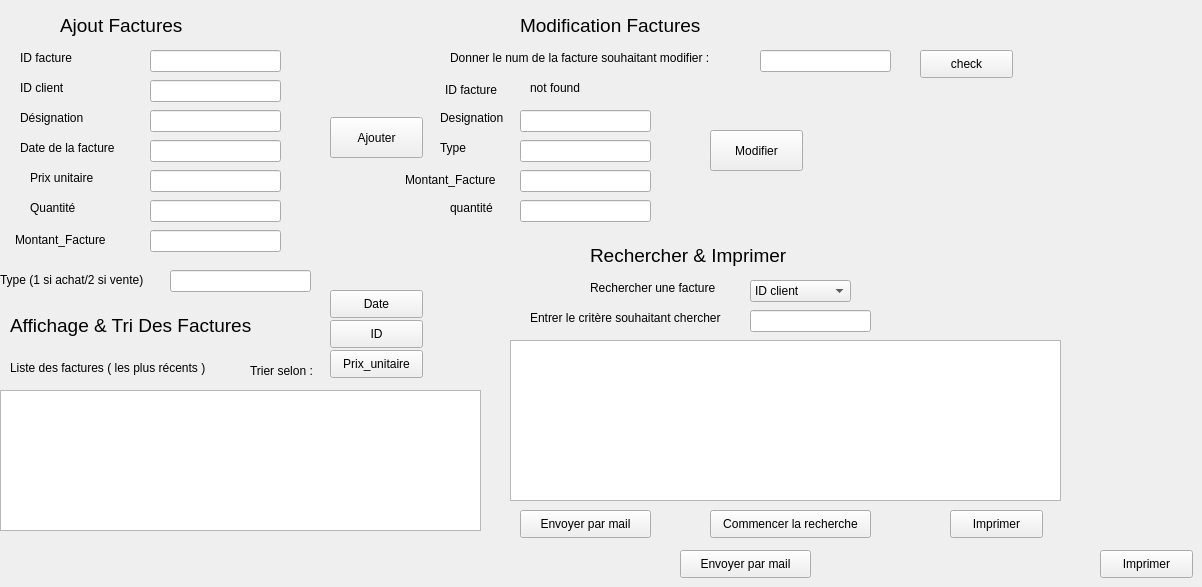
    <widget class="QWidget" name="tab_3">
     <attribute name="title">
      <string>Facture</string>
     </attribute>
     <widget class="QLabel" name="label_37">
      <property name="geometry">
       <rect>
        <x>20</x>
        <y>50</y>
        <width>61</width>
        <height>16</height>
       </rect>
      </property>
      <property name="text">
       <string>ID facture</string>
      </property>
     </widget>
     <widget class="QLineEdit" name="le_id_facture">
      <property name="geometry">
       <rect>
        <x>150</x>
        <y>50</y>
        <width>131</width>
        <height>22</height>
       </rect>
      </property>
     </widget>
     <widget class="QLabel" name="label_38">
      <property name="geometry">
       <rect>
        <x>20</x>
        <y>140</y>
        <width>111</width>
        <height>16</height>
       </rect>
      </property>
      <property name="text">
       <string>Date de la facture</string>
      </property>
     </widget>
     <widget class="QLineEdit" name="le_prix_uni">
      <property name="geometry">
       <rect>
        <x>150</x>
        <y>170</y>
        <width>131</width>
        <height>22</height>
       </rect>
      </property>
     </widget>
     <widget class="QLineEdit" name="le_type">
      <property name="geometry">
       <rect>
        <x>170</x>
        <y>270</y>
        <width>141</width>
        <height>22</height>
       </rect>
      </property>
     </widget>
     <widget class="QLineEdit" name="la_des">
      <property name="geometry">
       <rect>
        <x>150</x>
        <y>110</y>
        <width>131</width>
        <height>22</height>
       </rect>
      </property>
     </widget>
     <widget class="QLabel" name="label_39">
      <property name="geometry">
       <rect>
        <x>0</x>
        <y>270</y>
        <width>161</width>
        <height>20</height>
       </rect>
      </property>
      <property name="text">
       <string>Type (1 si achat/2 si vente)</string>
      </property>
     </widget>
     <widget class="QPushButton" name="bp_ajouter">
      <property name="geometry">
       <rect>
        <x>330</x>
        <y>117</y>
        <width>93</width>
        <height>41</height>
       </rect>
      </property>
      <property name="text">
       <string>Ajouter</string>
      </property>
     </widget>
     <widget class="QLabel" name="label_40">
      <property name="geometry">
       <rect>
        <x>20</x>
        <y>110</y>
        <width>71</width>
        <height>16</height>
       </rect>
      </property>
      <property name="text">
       <string>Désignation</string>
      </property>
     </widget>
     <widget class="QLineEdit" name="la_date">
      <property name="geometry">
       <rect>
        <x>150</x>
        <y>140</y>
        <width>131</width>
        <height>22</height>
       </rect>
      </property>
     </widget>
     <widget class="QLabel" name="label_41">
      <property name="geometry">
       <rect>
        <x>30</x>
        <y>170</y>
        <width>81</width>
        <height>16</height>
       </rect>
      </property>
      <property name="text">
       <string>Prix unitaire</string>
      </property>
     </widget>
     <widget class="QLineEdit" name="la_quantite">
      <property name="geometry">
       <rect>
        <x>150</x>
        <y>200</y>
        <width>131</width>
        <height>22</height>
       </rect>
      </property>
     </widget>
     <widget class="QLabel" name="label_42">
      <property name="geometry">
       <rect>
        <x>20</x>
        <y>80</y>
        <width>61</width>
        <height>16</height>
       </rect>
      </property>
      <property name="text">
       <string>ID client</string>
      </property>
     </widget>
     <widget class="QLineEdit" name="le_id_client">
      <property name="geometry">
       <rect>
        <x>150</x>
        <y>80</y>
        <width>131</width>
        <height>22</height>
       </rect>
      </property>
     </widget>
     <widget class="QLabel" name="label_43">
      <property name="geometry">
       <rect>
        <x>30</x>
        <y>200</y>
        <width>56</width>
        <height>16</height>
       </rect>
      </property>
      <property name="text">
       <string>Quantité</string>
      </property>
     </widget>
     <widget class="QLabel" name="label_44">
      <property name="geometry">
       <rect>
        <x>15</x>
        <y>230</y>
        <width>101</width>
        <height>20</height>
       </rect>
      </property>
      <property name="text">
       <string>Montant_Facture </string>
      </property>
     </widget>
     <widget class="QLineEdit" name="le_montant">
      <property name="geometry">
       <rect>
        <x>150</x>
        <y>230</y>
        <width>131</width>
        <height>22</height>
       </rect>
      </property>
      <property name="text">
       <string/>
      </property>
     </widget>
     <widget class="QLabel" name="label_45">
      <property name="geometry">
       <rect>
        <x>60</x>
        <y>10</y>
        <width>151</width>
        <height>31</height>
       </rect>
      </property>
      <property name="text">
       <string>&lt;html&gt;&lt;head/&gt;&lt;body&gt;&lt;p&gt;&lt;span style=&quot; font-size:14pt;&quot;&gt;Ajout Factures&lt;/span&gt;&lt;/p&gt;&lt;/body&gt;&lt;/html&gt;</string>
      </property>
     </widget>
     <widget class="QLabel" name="label_77">
      <property name="geometry">
       <rect>
        <x>405</x>
        <y>170</y>
        <width>101</width>
        <height>20</height>
       </rect>
      </property>
      <property name="text">
       <string>Montant_Facture </string>
      </property>
     </widget>
     <widget class="QLabel" name="label_73">
      <property name="geometry">
       <rect>
        <x>440</x>
        <y>140</y>
        <width>56</width>
        <height>16</height>
       </rect>
      </property>
      <property name="text">
       <string>Type</string>
      </property>
     </widget>
     <widget class="QLabel" name="label_74">
      <property name="geometry">
       <rect>
        <x>445</x>
        <y>80</y>
        <width>61</width>
        <height>20</height>
       </rect>
      </property>
      <property name="text">
       <string>ID facture</string>
      </property>
     </widget>
     <widget class="QLabel" name="label_72">
      <property name="geometry">
       <rect>
        <x>530</x>
        <y>80</y>
        <width>111</width>
        <height>16</height>
       </rect>
      </property>
      <property name="text">
       <string>not found</string>
      </property>
     </widget>
     <widget class="QPushButton" name="pushButton_4">
      <property name="geometry">
       <rect>
        <x>710</x>
        <y>130</y>
        <width>93</width>
        <height>41</height>
       </rect>
      </property>
      <property name="text">
       <string>Modifier</string>
      </property>
     </widget>
     <widget class="QLineEdit" name="le_quan_mod_2">
      <property name="geometry">
       <rect>
        <x>520</x>
        <y>200</y>
        <width>131</width>
        <height>22</height>
       </rect>
      </property>
     </widget>
     <widget class="QLineEdit" name="le_type_mod_2">
      <property name="geometry">
       <rect>
        <x>520</x>
        <y>140</y>
        <width>131</width>
        <height>22</height>
       </rect>
      </property>
     </widget>
     <widget class="QLabel" name="label_75">
      <property name="geometry">
       <rect>
        <x>450</x>
        <y>200</y>
        <width>56</width>
        <height>16</height>
       </rect>
      </property>
      <property name="text">
       <string>quantité</string>
      </property>
     </widget>
     <widget class="QLabel" name="label_71">
      <property name="geometry">
       <rect>
        <x>450</x>
        <y>50</y>
        <width>291</width>
        <height>16</height>
       </rect>
      </property>
      <property name="text">
       <string>Donner le num de la facture souhaitant modifier :</string>
      </property>
     </widget>
     <widget class="QLineEdit" name="le_mo_mod_2">
      <property name="geometry">
       <rect>
        <x>520</x>
        <y>170</y>
        <width>131</width>
        <height>22</height>
       </rect>
      </property>
     </widget>
     <widget class="QLineEdit" name="la_des_mod_2">
      <property name="geometry">
       <rect>
        <x>520</x>
        <y>110</y>
        <width>131</width>
        <height>22</height>
       </rect>
      </property>
     </widget>
     <widget class="QLineEdit" name="le_id_facture_mod_2">
      <property name="geometry">
       <rect>
        <x>760</x>
        <y>50</y>
        <width>131</width>
        <height>22</height>
       </rect>
      </property>
     </widget>
     <widget class="QLabel" name="label_76">
      <property name="geometry">
       <rect>
        <x>440</x>
        <y>110</y>
        <width>81</width>
        <height>16</height>
       </rect>
      </property>
      <property name="text">
       <string>Designation</string>
      </property>
     </widget>
     <widget class="QPushButton" name="pushButton_3">
      <property name="geometry">
       <rect>
        <x>920</x>
        <y>50</y>
        <width>93</width>
        <height>28</height>
       </rect>
      </property>
      <property name="text">
       <string>check</string>
      </property>
     </widget>
     <widget class="QLabel" name="label_78">
      <property name="geometry">
       <rect>
        <x>520</x>
        <y>10</y>
        <width>221</width>
        <height>31</height>
       </rect>
      </property>
      <property name="text">
       <string>&lt;html&gt;&lt;head/&gt;&lt;body&gt;&lt;p&gt;&lt;span style=&quot; font-size:14pt;&quot;&gt;Modification Factures&lt;/span&gt;&lt;/p&gt;&lt;/body&gt;&lt;/html&gt;</string>
      </property>
     </widget>
     <widget class="QPushButton" name="pb_tri_id_2">
      <property name="geometry">
       <rect>
        <x>330</x>
        <y>320</y>
        <width>93</width>
        <height>28</height>
       </rect>
      </property>
      <property name="text">
       <string>ID</string>
      </property>
     </widget>
     <widget class="QLabel" name="label_79">
      <property name="geometry">
       <rect>
        <x>250</x>
        <y>360</y>
        <width>91</width>
        <height>21</height>
       </rect>
      </property>
      <property name="text">
       <string>Trier selon :</string>
      </property>
     </widget>
     <widget class="QTableView" name="tab_facture_2">
      <property name="geometry">
       <rect>
        <x>0</x>
        <y>390</y>
        <width>481</width>
        <height>141</height>
       </rect>
      </property>
     </widget>
     <widget class="QLabel" name="label_80">
      <property name="geometry">
       <rect>
        <x>10</x>
        <y>360</y>
        <width>211</width>
        <height>16</height>
       </rect>
      </property>
      <property name="text">
       <string>Liste des factures ( les plus récents )</string>
      </property>
     </widget>
     <widget class="QPushButton" name="pb_Tri_date_2">
      <property name="geometry">
       <rect>
        <x>330</x>
        <y>290</y>
        <width>93</width>
        <height>28</height>
       </rect>
      </property>
      <property name="text">
       <string>Date</string>
      </property>
     </widget>
     <widget class="QPushButton" name="pb_tri_prix_2">
      <property name="geometry">
       <rect>
        <x>330</x>
        <y>350</y>
        <width>93</width>
        <height>28</height>
       </rect>
      </property>
      <property name="text">
       <string>Prix_unitaire</string>
      </property>
     </widget>
     <widget class="QLabel" name="label_81">
      <property name="geometry">
       <rect>
        <x>10</x>
        <y>310</y>
        <width>291</width>
        <height>31</height>
       </rect>
      </property>
      <property name="text">
       <string>&lt;html&gt;&lt;head/&gt;&lt;body&gt;&lt;p&gt;&lt;span style=&quot; font-size:14pt;&quot;&gt;Affichage &amp;amp; Tri Des Factures&lt;/span&gt;&lt;/p&gt;&lt;/body&gt;&lt;/html&gt;</string>
      </property>
     </widget>
     <widget class="QPushButton" name="pb_imprimer_2">
      <property name="geometry">
       <rect>
        <x>1100</x>
        <y>550</y>
        <width>93</width>
        <height>28</height>
       </rect>
      </property>
      <property name="text">
       <string>Imprimer</string>
      </property>
     </widget>
     <widget class="QLabel" name="label_82">
      <property name="geometry">
       <rect>
        <x>590</x>
        <y>280</y>
        <width>151</width>
        <height>16</height>
       </rect>
      </property>
      <property name="text">
       <string>Rechercher une facture</string>
      </property>
     </widget>
     <widget class="QLabel" name="label_83">
      <property name="geometry">
       <rect>
        <x>530</x>
        <y>310</y>
        <width>221</width>
        <height>16</height>
       </rect>
      </property>
      <property name="text">
       <string>Entrer le critère souhaitant chercher</string>
      </property>
     </widget>
     <widget class="QPushButton" name="pb_mailing_2">
      <property name="geometry">
       <rect>
        <x>680</x>
        <y>550</y>
        <width>131</width>
        <height>28</height>
       </rect>
      </property>
      <property name="text">
       <string>Envoyer par mail</string>
      </property>
     </widget>
     <widget class="QLineEdit" name="critere_2">
      <property name="geometry">
       <rect>
        <x>750</x>
        <y>310</y>
        <width>121</width>
        <height>22</height>
       </rect>
      </property>
     </widget>
     <widget class="QComboBox" name="comboBox_recherche_2">
      <property name="geometry">
       <rect>
        <x>750</x>
        <y>280</y>
        <width>101</width>
        <height>22</height>
       </rect>
      </property>
      <item>
       <property name="text">
        <string>ID client</string>
       </property>
      </item>
      <item>
       <property name="text">
        <string>Désignation</string>
       </property>
      </item>
      <item>
       <property name="text">
        <string>Date</string>
       </property>
      </item>
      <item>
       <property name="text">
        <string>prix_unitaire</string>
       </property>
      </item>
     </widget>
     <widget class="QPushButton" name="pb_imprimer_3">
      <property name="geometry">
       <rect>
        <x>950</x>
        <y>510</y>
        <width>93</width>
        <height>28</height>
       </rect>
      </property>
      <property name="text">
       <string>Imprimer</string>
      </property>
     </widget>
     <widget class="QPushButton" name="pb_recherche_3">
      <property name="geometry">
       <rect>
        <x>710</x>
        <y>510</y>
        <width>161</width>
        <height>28</height>
       </rect>
      </property>
      <property name="text">
       <string>Commencer la recherche</string>
      </property>
     </widget>
     <widget class="QTableWidget" name="tab_recherche_3">
      <property name="geometry">
       <rect>
        <x>510</x>
        <y>340</y>
        <width>551</width>
        <height>161</height>
       </rect>
      </property>
     </widget>
     <widget class="QPushButton" name="pb_mailing_3">
      <property name="geometry">
       <rect>
        <x>520</x>
        <y>510</y>
        <width>131</width>
        <height>28</height>
       </rect>
      </property>
      <property name="text">
       <string>Envoyer par mail</string>
      </property>
     </widget>
     <widget class="QLabel" name="label_84">
      <property name="geometry">
       <rect>
        <x>590</x>
        <y>240</y>
        <width>281</width>
        <height>31</height>
       </rect>
      </property>
      <property name="text">
       <string>&lt;html&gt;&lt;head/&gt;&lt;body&gt;&lt;p&gt;&lt;span style=&quot; font-size:14pt;&quot;&gt;Rechercher &amp;amp; Imprimer&lt;/span&gt;&lt;/p&gt;&lt;/body&gt;&lt;/html&gt;</string>
      </property>
     </widget>
    </widget>
